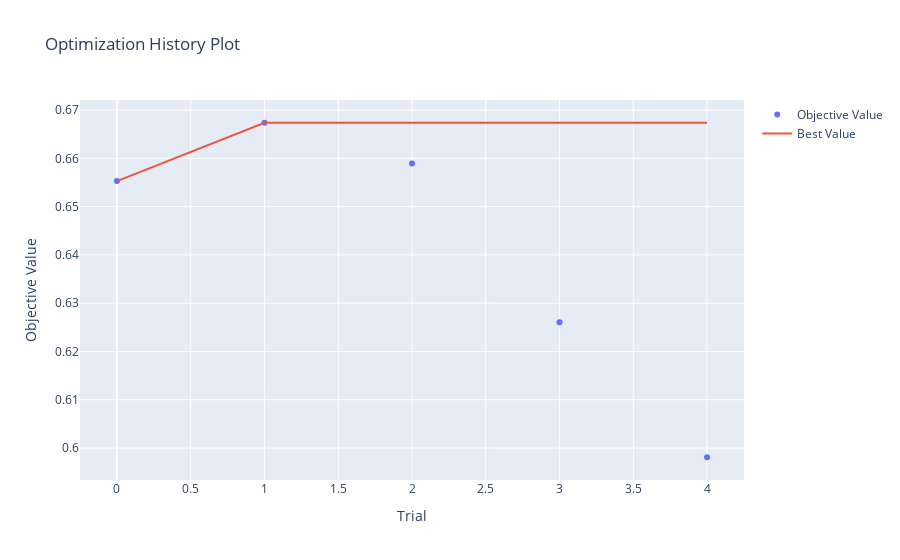
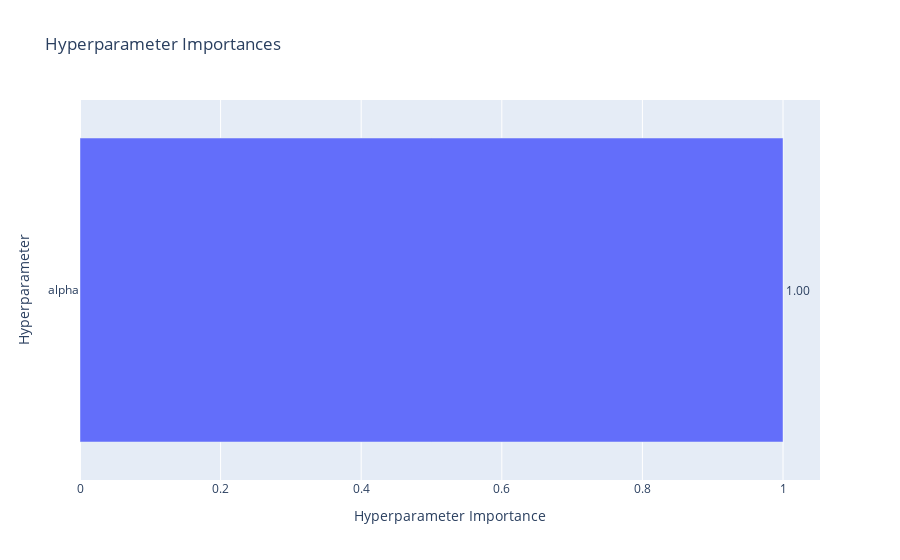

Notebook code cell kept with these figures, in order:
### Code cell
# Lancer l'optimisation avec Optuna
study = optuna.create_study(direction="maximize")  # On maximise le Kappa Score
study.optimize(objective, n_trials=5, n_jobs=2)  # Ajustez le nombre de trials selon vos ressources

# Résultats
print("Best hyperparameters:", study.best_params)
print("Best Kappa Score:", study.best_value)

# Visualisation des résultats (facultatif)
optuna.visualization.plot_optimization_history(study).show()
optuna.visualization.plot_param_importances(study).show()

### Figure 1 — Plotly figure (JSON) as saved in the notebook; plotly's stock layout.template omitted (floating-point values rounded to 4 significant figures)
{"data": [{"mode": "markers", "name": "Objective Value", "type": "scatter", "x": [0, 1, 2, 3, 4], "y": [0.6553, 0.6674, 0.6589, 0.6261, 0.5981]}, {"mode": "lines", "name": "Best Value", "type": "scatter", "x": [0, 1, 2, 3, 4], "y": [0.6553, 0.6674, 0.6674, 0.6674, 0.6674]}, {"marker": {"color": "#cccccc"}, "mode": "markers", "name": "Infeasible Trial", "showlegend": false, "type": "scatter", "x": [], "y": []}], "layout": {"title": {"text": "Optimization History Plot"}, "xaxis": {"title": {"text": "Trial"}}, "yaxis": {"title": {"text": "Objective Value"}}}}

### Figure 2 — Plotly figure (JSON) as saved in the notebook; plotly's stock layout.template omitted (floating-point values rounded to 4 significant figures)
{"data": [{"cliponaxis": false, "hovertemplate": ["alpha (FloatDistribution): 1.0<extra></extra>"], "name": "Objective Value", "orientation": "h", "text": ["1.00"], "textposition": "outside", "type": "bar", "x": [1], "y": ["alpha"]}], "layout": {"title": {"text": "Hyperparameter Importances"}, "xaxis": {"title": {"text": "Hyperparameter Importance"}}, "yaxis": {"title": {"text": "Hyperparameter"}}}}
